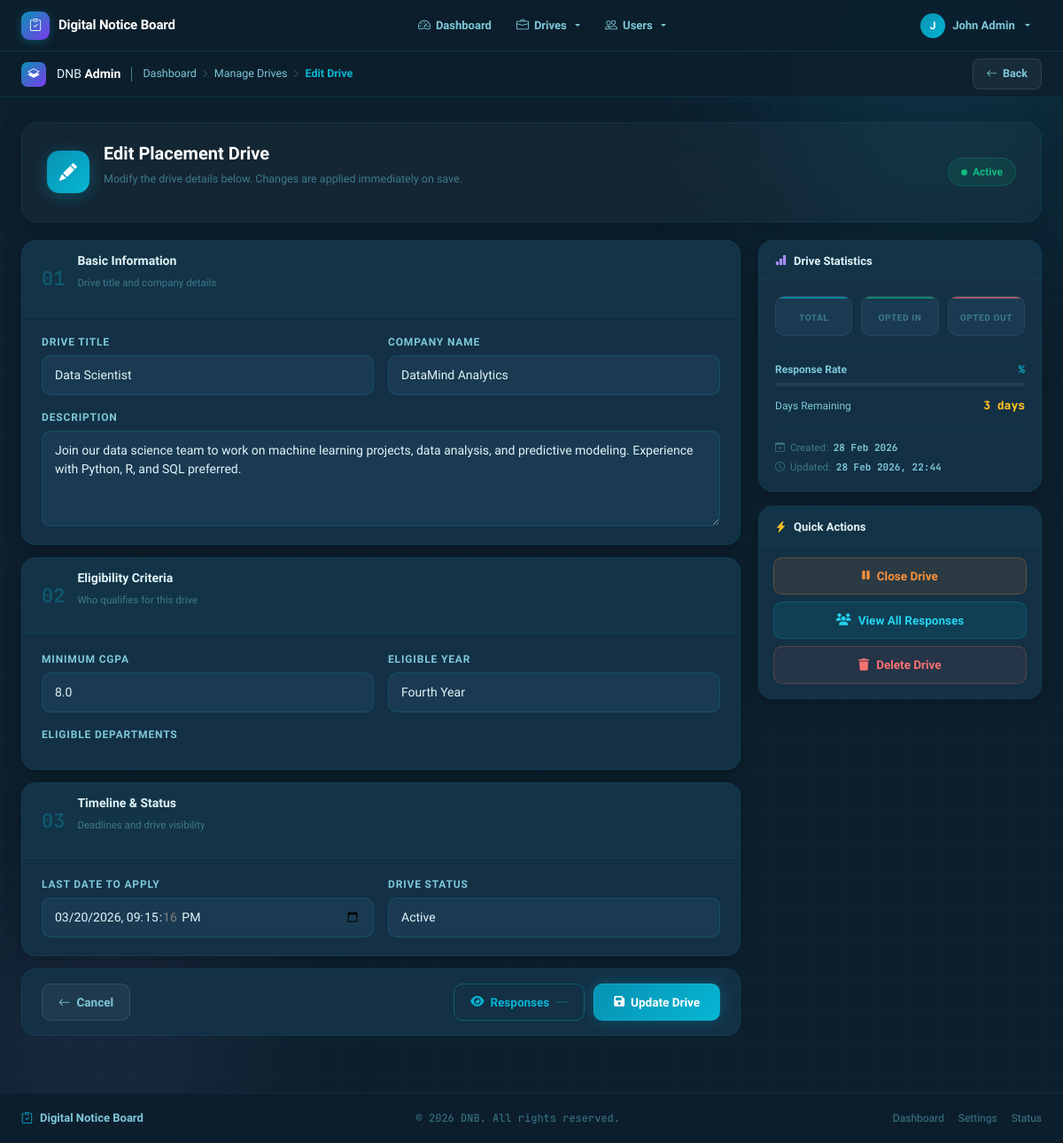
The page /admin-panel/drives/2/edit/ (signed in) on the database its author committed.
### admin_app/models.py (models this page shows, shortened)
class AdminProfile(models.Model):
    user = models.OneToOneField(User, on_delete=models.CASCADE, related_name='admin_profile')
    name = models.CharField(max_length=100)
    email = models.EmailField(unique=True, help_text="Email address for notifications and password reset")
    department = models.CharField(max_length=100, blank=True, null=True)
    employee_id = models.CharField(max_length=20, unique=True, blank=True, null=True)
    phone = models.CharField(max_length=15, blank=True, null=True)
    created_at = models.DateTimeField(auto_now_add=True)
    updated_at = models.DateTimeField(auto_now=True)
    class Meta:
        verbose_name = "Admin Profile"
        verbose_name_plural = "Admin Profiles"

class Drive(models.Model):
    STATUS_CHOICES = [
        ('Active', 'Active'),
        ('Closed', 'Closed'),
        ('Draft', 'Draft'),
    ]
    DEPARTMENT_CHOICES = [
        ('CSE', 'Computer Science Engineering'),
        ('IT', 'Information Technology'),
        ('ECE', 'Electronics and Communication Engineering'),
        ('EEE', 'Electrical and Electronics Engineering'),
        ('MECH', 'Mechanical Engineering'),
        ('CIVIL', 'Civil Engineering'),
        ('CHEM', 'Chemical Engineering'),
        ('AERO', 'Aeronautical Engineering'),
    ]
    YEAR_CHOICES = [
        ('1', 'First Year'),
        ('2', 'Second Year'),
        ('3', 'Third Year'),
        ('4', 'Fourth Year'),
    ]
    title = models.CharField(max_length=200)
    company_name = models.CharField(max_length=100)
    description = models.TextField()
    min_cgpa = models.FloatField(
        validators=[MinValueValidator(0.0), MaxValueValidator(10.0)],
        help_text="Minimum CGPA required (0.0 - 10.0)"
    )
    eligible_departments = models.JSONField(
        default=list,
        help_text="List of eligible departments"
    )
    eligible_year = models.CharField(
        max_length=1,
        choices=YEAR_CHOICES,
        help_text="Eligible academic year"
    )
    last_date = models.DateTimeField(help_text="Last date to apply")
    status = models.CharField(max_length=10, choices=STATUS_CHOICES, default='Draft')
    created_by = models.ForeignKey(User, on_delete=models.CASCADE, related_name='created_drives')
    created_at = models.DateTimeField(auto_now_add=True)
    updated_at = models.DateTimeField(auto_now=True)
    def days_remaining(self):
        if self.last_date > timezone.now():
            return (self.last_date - timezone.now()).days
        return 0
    class Meta:
        ordering = ['-created_at']
        verbose_name = "Placement Drive"
        verbose_name_plural = "Placement Drives"

### admin_app/views.py (the view, shortened to what this page needs)
# urls.py: path('drives/<int:pk>/edit/', views.DriveUpdateView.as_view(), name='edit_drive'),
class DriveUpdateView(LoginRequiredMixin, UserPassesTestMixin, UpdateView):
    model = Drive
    form_class = DriveForm
    template_name = 'admin/edit_notice.html'
    success_url = reverse_lazy('admin_app:manage_drives')
    def test_func(self):
        return is_admin(self.request.user)
    def get_initial(self):
        initial = super().get_initial()
        if self.object.eligible_departments:
            initial['eligible_departments'] = self.object.eligible_departments
        return initial

### templates/admin/edit_notice.html (shortened to what this page needs)
{% extends 'base.html' %}
{% load static %}
{% load crispy_forms_tags %}
{% block content %}
<link rel="stylesheet" href="https://cdnjs.cloudflare.com/ajax/libs/font-awesome/6.5.0/css/all.min.css">
<link rel="stylesheet" href="https://cdn.jsdelivr.net/npm/bootstrap-icons@1.11.3/font/bootstrap-icons.min.css">
<div class="ed">
  <div class="ed__orb ed__orb--1"></div>
  <div class="ed__top">
    <div class="ed__top-l">
      <div class="ed__logo"><i class="bi bi-layers-half"></i></div>
      <span class="ed__brand">DNB <b>Admin</b></span>
      <nav class="ed__bc">
        <a href="{% url 'admin_app:dashboard' %}" class="ed__bc-a">Dashboard</a>
        <i class="bi bi-chevron-right ed__bc-sep"></i>
        <a href="{% url 'admin_app:manage_drives' %}" class="ed__bc-a">Manage Drives</a>
        <i class="bi bi-chevron-right ed__bc-sep"></i>
        <span class="ed__bc-cur">Edit Drive</span>
      </nav>
    </div>
    <div class="ed__top-r">
      <a href="{% url 'admin_app:manage_drives' %}" class="ed__btn-ghost">
        <i class="bi bi-arrow-left"></i> Back
      </a>
    </div>
  </div>
  <div class="ed__body">
    <div class="ed__head anim-up">
      <div class="ed__head-icon"><i class="bi bi-pencil-fill"></i></div>
      <div class="ed__head-text">
        <h1 class="ed__h1">Edit Placement Drive</h1>
        <p class="ed__sub">Modify the drive details below. Changes are applied immediately on save.</p>
      </div>
      <span class="ed__status-pill
        {% if drive.status == 'Active' %}ed__status-pill--g
        {% elif drive.status == 'Closed' %}ed__status-pill--r
        {% else %}ed__status-pill--y{% endif %}">
        <span class="ed__sdot"></span>{{ drive.status }}
      </span>
    </div>
    <div class="ed__grid">
      <div class="ed__left">
        <form method="post" class="ed__form">
          <div class="ed__sec anim-up" style="--i:1">
            <div class="ed__sec-head">
              <span class="ed__sec-num">01</span>
              <div>
                <h2 class="ed__sec-title">Basic Information</h2>
                <p class="ed__sec-hint">Drive title and company details</p>
              </div>
            </div>
            <div class="ed__sec-body">
              <div class="ed__row2">
                <div class="ed__field">
                  <label class="ed__lbl">Drive Title</label>
                  {{ form.title }}
                </div>
                <div class="ed__field">
                  <label class="ed__lbl">Company Name</label>
                  {{ form.company_name }}
                </div>
              </div>
              <div class="ed__field">
                <label class="ed__lbl">Description</label>
                {{ form.description }}
              </div>
            </div>
          </div>
          <div class="ed__sec anim-up" style="--i:2">
            <div class="ed__sec-head">
              <span class="ed__sec-num">02</span>
              <div>
                <h2 class="ed__sec-title">Eligibility Criteria</h2>
                <p class="ed__sec-hint">Who qualifies for this drive</p>
              </div>
            </div>
            <div class="ed__sec-body">
              <div class="ed__row2">
                <div class="ed__field">
                  <label class="ed__lbl">Minimum CGPA</label>
                  {{ form.min_cgpa }}
                </div>
                <div class="ed__field">
                  <label class="ed__lbl">Eligible Year</label>
                  {{ form.eligible_year }}
                </div>
              </div>
              <div class="ed__field">
                <label class="ed__lbl">Eligible Departments</label>
              </div>
            </div>
          </div>
          <div class="ed__sec anim-up" style="--i:3">
            <div class="ed__sec-head">
              <span class="ed__sec-num">03</span>
              <div>
                <h2 class="ed__sec-title">Timeline &amp; Status</h2>
                <p class="ed__sec-hint">Deadlines and drive visibility</p>
              </div>
            </div>
            <div class="ed__sec-body">
              <div class="ed__row2">
                <div class="ed__field">
                  <label class="ed__lbl">Last Date to Apply</label>
                  {{ form.last_date }}
                </div>
                <div class="ed__field">
                  <label class="ed__lbl">Drive Status</label>
                  {{ form.status }}
                </div>
              </div>
            </div>
          </div>
          <div class="ed__actions anim-up" style="--i:4">
            <a href="{% url 'admin_app:manage_drives' %}" class="ed__btn-sec">
              <i class="bi bi-arrow-left"></i> Cancel
            </a>
            <div class="ed__actions-r">
              <a href="{% url 'admin_app:drive_responses' drive.id %}" class="ed__btn-outline">
                <i class="fas fa-eye"></i> Responses
                <span class="ed__resp-count">{{ drive.total_responses }}</span>
              </a>
              <button type="submit" class="ed__btn-primary">
                <i class="fas fa-save"></i> Update Drive
              </button>
            </div>
          </div>
        </form>
      </div>
      <aside class="ed__right">
        <div class="ed__card anim-up" style="--i:1">
          <div class="ed__card-head">
            <span class="ed__card-title"><i class="bi bi-bar-chart-fill" style="color:#a78bfa"></i> Drive Statistics</span>
          </div>
          <div class="ed__card-body">
            <div class="ed__stat3">
              <div class="ed__stat3-item" style="--sc:#06b6d4">
                <span class="ed__stat3-l">Total</span>
              </div>
              <div class="ed__stat3-item" style="--sc:#10b981">
                <span class="ed__stat3-l">Opted In</span>
              </div>
              <div class="ed__stat3-item" style="--sc:#f87171">
                <span class="ed__stat3-l">Opted Out</span>
              </div>
            </div>
            <div class="ed__divider"></div>
            <div class="ed__rate">
              <div class="ed__rate-row">
                <span class="ed__rate-lbl">Response Rate</span>
                <span class="ed__rate-val">{{ drive.response_rate }}%</span>
              </div>
              <div class="ed__rate-track">
              </div>
            </div>
            <div class="ed__days">
              <span class="ed__days-lbl">Days Remaining</span>
              <span class="ed__days-val
                {% if drive.days_remaining <= 0 %}ed__days--red
                {% elif drive.days_remaining <= 7 %}ed__days--amber
                {% else %}ed__days--grn{% endif %}">
                {% if drive.days_remaining > 0 %}
                  {{ drive.days_remaining }} days
                {% else %}
                  Expired
                {% endif %}
              </span>
            </div>
            <div class="ed__divider"></div>
            <div class="ed__meta-sm">
              <span class="ed__meta-row"><i class="bi bi-calendar-plus"></i> Created: <b class="ed__mono">{{ drive.created_at|date:"d M Y" }}</b></span>
              <span class="ed__meta-row"><i class="bi bi-clock"></i> Updated: <b class="ed__mono">{{ drive.updated_at|date:"d M Y, H:i" }}</b></span>
            </div>
          </div>
        </div>
        <div class="ed__card anim-up" style="--i:3">
          <div class="ed__card-head">
            <span class="ed__card-title"><i class="bi bi-lightning-charge-fill" style="color:#fbbf24"></i> Quick Actions</span>
          </div>
          <div class="ed__card-body ed__qa-body">
            <form method="post" action="{% url 'admin_app:toggle_drive_status' drive.id %}">
              <button type="submit" class="ed__qa-btn
                {% if drive.status == 'Active' %}ed__qa-btn--amber{% else %}ed__qa-btn--grn{% endif %}">
                <i class="fas {% if drive.status == 'Active' %}fa-pause{% else %}fa-play{% endif %}"></i>
                {% if drive.status == 'Active' %}Close Drive{% else %}Activate Drive{% endif %}
              </button>
            </form>
            <a href="{% url 'admin_app:drive_responses' drive.id %}" class="ed__qa-btn ed__qa-btn--cyan">
              <i class="fas fa-users"></i> View All Responses
            </a>
            <a href="{% url 'admin_app:delete_drive' drive.pk %}" class="ed__qa-btn ed__qa-btn--red"
               onclick="return confirm('Delete this drive? This cannot be undone.')">
              <i class="fas fa-trash"></i> Delete Drive
            </a>
          </div>
        </div>
      </aside>
    </div>
  </div>
</div>
{% endblock %}

### templates/base.html (shortened to what this page needs)
<!DOCTYPE html>
<html lang="en">
<head>
  <link href="https://cdn.jsdelivr.net/npm/bootstrap@5.3.2/dist/css/bootstrap.min.css" rel="stylesheet">
  <link href="https://cdn.jsdelivr.net/npm/bootstrap-icons@1.11.3/font/bootstrap-icons.css" rel="stylesheet">
  <link rel="stylesheet" href="https://cdnjs.cloudflare.com/ajax/libs/font-awesome/6.5.0/css/all.min.css">
  {% load static %}
  <link href="{% static 'css/style.css' %}" rel="stylesheet">
  <link href="{% static 'css/responsive-fixes.css' %}" rel="stylesheet">
</head>
<body>
  <nav class="base-nav">
    <a class="base-nav__brand" href="{% url 'home' %}">
      <div class="base-nav__brand-icon"><i class="bi bi-clipboard-check"></i></div>
      <span class="base-nav__brand-text">Digital Notice Board</span>
    </a>
    <ul class="base-nav__links" id="base-nav-links">
      {% if user.is_authenticated %}
        {% if user.admin_profile or user.is_staff %}
        <li>
          <a class="nav-link" href="{% url 'admin_app:dashboard' %}">
            <i class="bi bi-speedometer2"></i> Dashboard
          </a>
        </li>
        <li class="dropdown">
          <a class="nav-link dropdown-toggle" href="#" role="button"
             data-bs-toggle="dropdown" aria-expanded="false">
            <i class="bi bi-briefcase"></i> Drives
          </a>
        </li>
        <li class="dropdown">
          <a class="nav-link dropdown-toggle" href="#" role="button"
             data-bs-toggle="dropdown" aria-expanded="false">
            <i class="bi bi-people"></i> Users
          </a>
        </li>
        {% endif %}
      {% endif %}
    </ul>
    <div class="base-nav__right">
      {% if user.is_authenticated %}
      <div class="dropdown">
        <button class="base-nav__user dropdown-toggle" data-bs-toggle="dropdown" aria-expanded="false">
          <div class="base-nav__user-av">
            {% if user.admin_profile %}{{ user.admin_profile.name|first|upper }}
            {% elif user.studentprofile %}{{ user.studentprofile.name|first|upper }}
            {% else %}{{ user.username|first|upper }}{% endif %}
          </div>
          {% if user.admin_profile %}{{ user.admin_profile.name }}
          {% elif user.studentprofile %}{{ user.studentprofile.name }}
          {% else %}{{ user.username }}{% endif %}
        </button>
      </div>
      {% else %}
      <a class="base-nav__login" href="{% url 'login' %}">
        <i class="bi bi-box-arrow-in-right"></i> Login
      </a>
      {% endif %}
    </div>
  </nav>
  <main class="base-main">
    {% block content %}{% endblock %}
  </main>
  <footer class="base-footer">
    <div class="base-footer__brand">
      <i class="bi bi-clipboard-check"></i>
      Digital Notice Board
    </div>
    <span class="base-footer__copy">&copy; 2026 DNB. All rights reserved.</span>
    <div class="base-footer__links">
      <a href="{% url 'admin_app:dashboard' %}">Dashboard</a>
      <a href="{% url 'admin_app:system_settings' %}">Settings</a>
      <a href="{% url 'admin_app:system_status' %}">Status</a>
    </div>
  </footer>
  {% load static %}
</body>
</html>

### rows shown on the page
Drive: status "Active", title "Data Scientist", company_name "DataMind Analytics", description "Join our data science team to work on machine learning projects, data analysis, and predictive modeling. Experience with Python, R, and SQL preferred.", min_cgpa "8.0", eligible_year "Fourth Year", last_date "03/20/2026 21:15:16", days_remaining "3", created_at "28 Feb 2026", updated_at "28 Feb 2026, 22:44"

### other values the page prints
{{ user.admin_profile.name|first|upper }} "J"
{{ user.admin_profile.name }} "John Admin"
